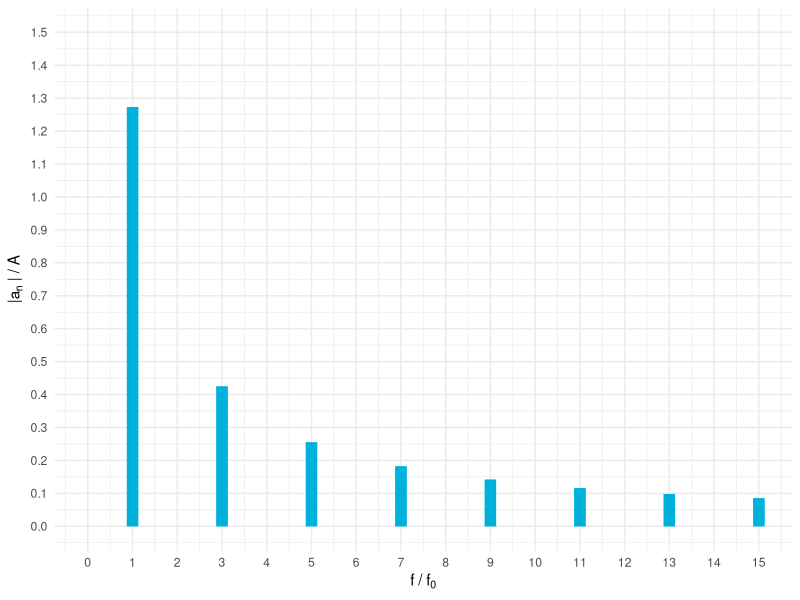

Write the R code that produced this figure.
library(ggplot2)

outputName   <- "1_4_AS.pdf"
outputWidth  <- 10
outputHeight <- 0.618 * outputWidth

# function parametersa
A   <- 1
m   <- 15 # number of amplitude values

ylabel <- bquote( "|a"[n]~"| / A" )
xlabel <- bquote( "f / f"[0] )



amplifun <- function (n) {

    abs( 4 * A / (n * pi) * sin(n * pi/2) )
}

deltaX <- 1
deltaCounter <- 0

lineCoordinatesX <- c()
lineCoordinatesY <- c()

for (i in 1:m) {

    deltaCounter <- deltaCounter + deltaX

    lineCoordinatesX <- c( lineCoordinatesX, deltaCounter)
    lineCoordinatesY <- c( lineCoordinatesY, amplifun(i) )

}

maxY <- ceiling(max( lineCoordinatesY ))
minY <- floor(max( lineCoordinatesY ))

ylim   <- c(0, (maxY+minY)/2 )
xlim   <- c(0, m)

ybreaks <- seq(0, (maxY+minY)/2, 0.1)
xbreaks <- seq(0,m, 1)


hsBlue <- "#00b1db"


plot <- ggplot(data.frame(x=c(0,2), y=c(0,2)), aes(x=x)) +
    theme_minimal() +
    theme(legend.position="none", plot.title = element_text(color = "gray21", size=1.618^5), plot.subtitle = element_text(color = "grey80", size=1.618^5)) +

    #ggtitle(bquote("Amplitudenspektrum von x(t), Rot: theoretische Werte")) +
    #labs(subtitle="D=0.25, T=1us")

    xlab(xlabel) +
    ylab(ylabel) +

    scale_y_continuous(limits= ylim, breaks=ybreaks) +
    scale_x_continuous(limits= xlim, breaks=xbreaks)


linewidth <- (1-0.6180339887498948)*10

for (i in 1:m) {

   plot <- plot + geom_segment(
            x = lineCoordinatesX[i],
            y = 0,
            xend = lineCoordinatesX[i],
            yend = lineCoordinatesY[i],
            color=hsBlue,
            linetype="solid", size = linewidth
        )

}



pdf(outputName, width = outputWidth, height = outputHeight)
plot
